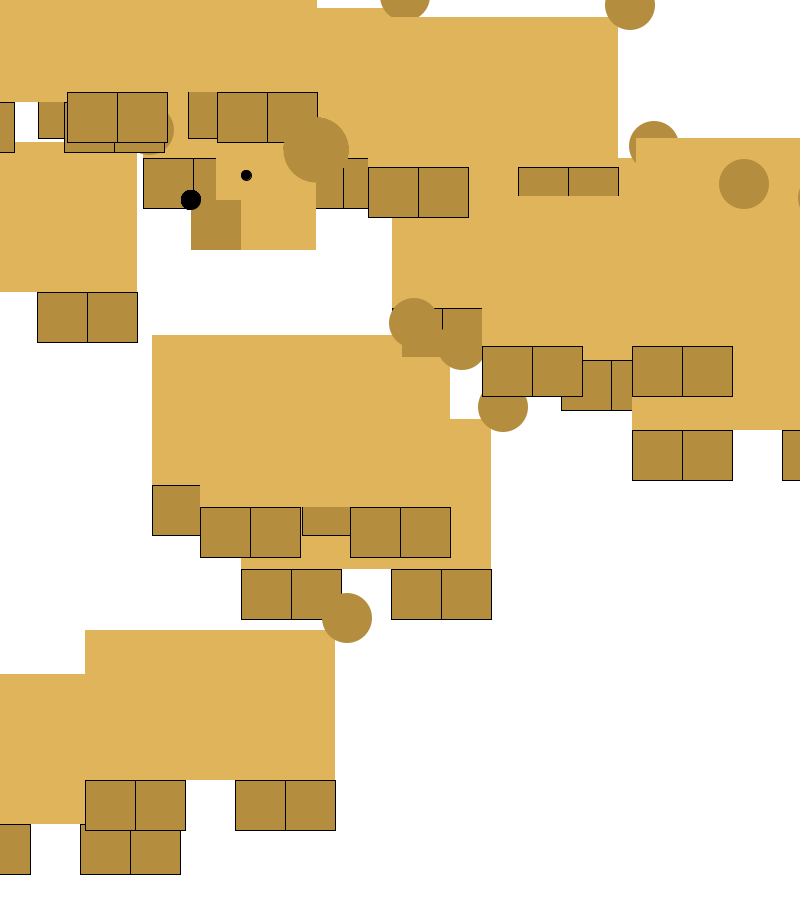
Frame 1 (no input)
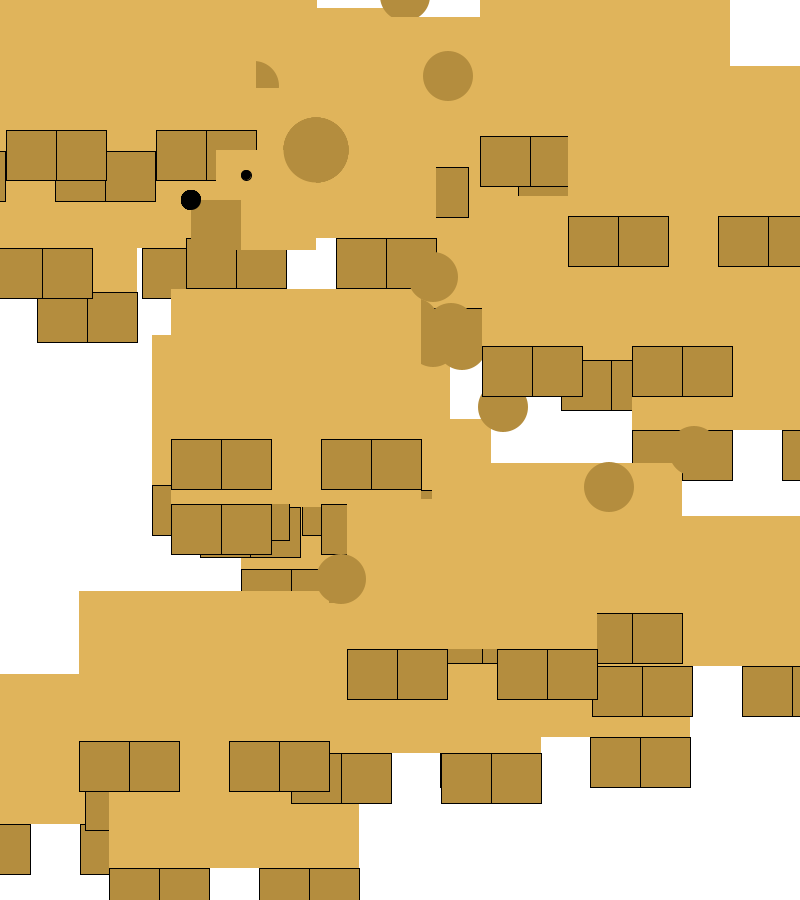
Frame 2 (the mouse pressed at the canvas centre, redrawn once)

The Processing sketch that drew these frames (run headless with seeded random() and noise(); the mouse was pressed at the canvas centre and the sketch redrawn once):

// Processing sketch: Question4
// ── Question4.pde
void setup()

{
  size(800,900);
  background(255);
}

void draw()
{
  int nDog=0;
 while (nDog<=15)
 {
   
   int X= int(random(width));
   int Y= int(random(height));
   
   drawDog(X,Y);
   nDog++;
   
 }
 println(nDog);
 noLoop();
 
 
}


void drawDog(int x, int y)
{
  //dog head
  int headX = 100;
  
  int diameter = 50;
  
  int bodyW= 250;
  int bodyH= 150;
  noStroke();
  
  //body
  fill(224,180,91);
 rectMode(CENTER);
 rect(x, y, bodyW,bodyH);
 //head
 rect(width/3,bodyW-diameter,headX,headX);
 //tail
 fill(180,141,62);
 ellipse(x+bodyW/2+diameter/4,y-bodyH/2-diameter/4, diameter, diameter);
 //legs
 stroke(0);
 rectMode(CORNER);
 rect(x-bodyW/2,y+bodyH/2,diameter,diameter);
 rect(x-bodyW/2+diameter,y+bodyH/2,diameter,diameter);
 rect(x-bodyW/2+3*diameter,y+bodyH/2,diameter,diameter);
 rect(x-bodyW/2+4*diameter,y+bodyH/2,diameter,diameter);
 //ears
 noStroke();
 ellipse(width/3+diameter,bodyW-2*diameter,diameter+15,diameter+15);
 //mouth
 rect(width/3-75,bodyW-diameter,50,50);
 //nose
 fill(0);
 ellipse(width/3-75,bodyW-diameter,20,20);
 //eye
 fill(0);
 stroke(0);
 ellipse(width/3-20,bodyW-75,10,10);

}
  
